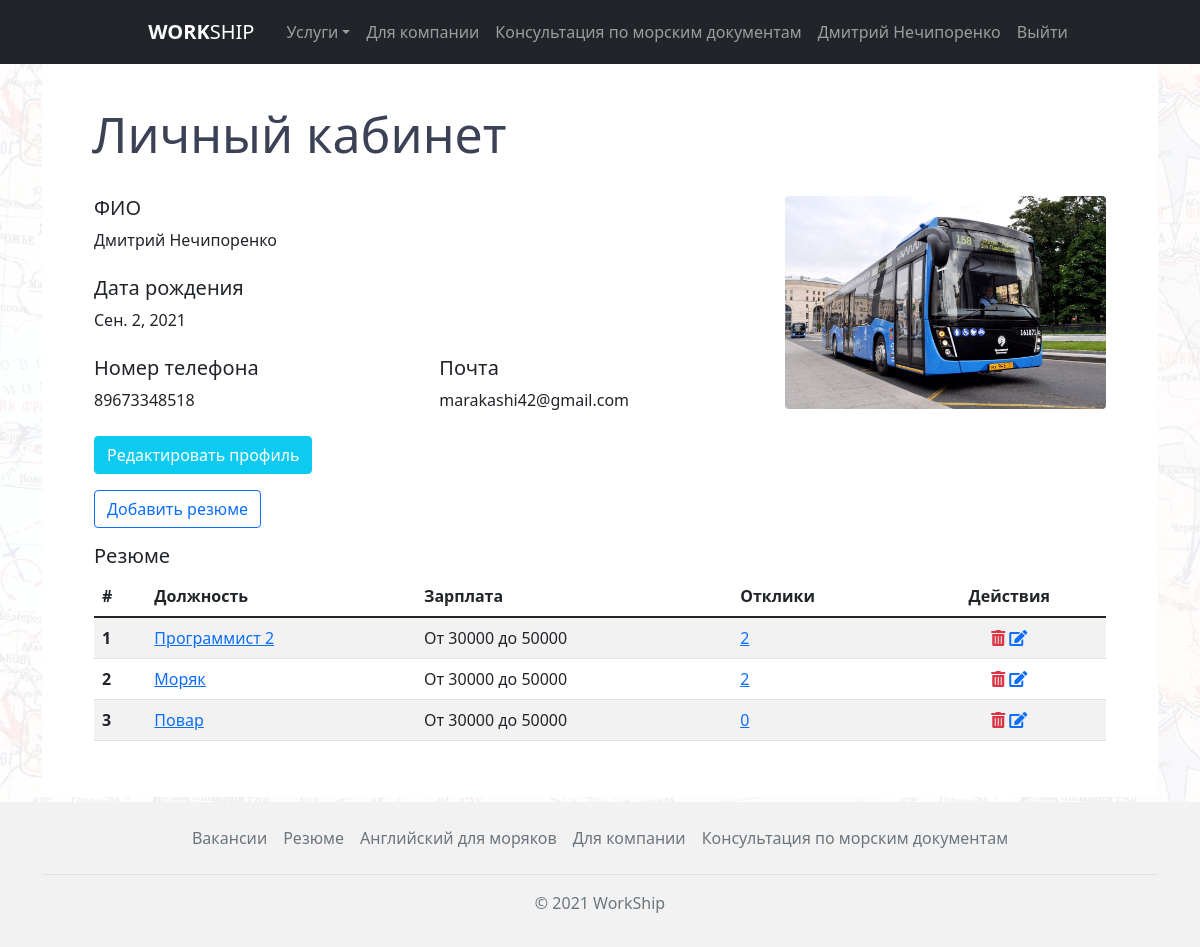
The page /personalaccount/ (signed in) on the database its author committed.
### main/models.py (models this page shows)
class Profile(models.Model):
    user = models.OneToOneField(User, on_delete=models.CASCADE)
    is_company = models.BooleanField(verbose_name='Это компания', default=False)
    company_name = models.CharField(verbose_name='Название компании', max_length=255, null=True, blank=True)
    patronymic = models.CharField(verbose_name='Отчество', max_length=255, null=True, blank=True)
    photo = models.ImageField(verbose_name='Изображение профиля', upload_to=image_directory_path, storage=image_storage, default='defaultuser.png')
    country = models.CharField(verbose_name='Страна', max_length=100, blank=True)
    city = models.CharField(verbose_name='Город', max_length=100, blank=True)
    phone_number = models.CharField(verbose_name='Номер телефона', max_length=12, null=True)
    birthdate = models.DateField(verbose_name='Дата рождения', default=datetime.date.today, null=True)

### summaries/models.py (models this page shows, shortened)
class Summary(models.Model):
    user = models.ForeignKey(User, on_delete=models.CASCADE)
    name = models.CharField('Название', max_length=255)
    job = models.CharField('Должность', max_length=255)
    city = models.CharField('Город', max_length=255)
    salary_min = models.CharField('Зарплата от', max_length=255)
    salary_max = models.CharField('Зарплата до', max_length=255)
    extra = models.TextField('Дополнительно', default='Без описания')
    image = models.ImageField(upload_to=image_directory_path, storage=image_storage, default='defaultuser.png')
    time_create = models.DateTimeField('Дата создания', auto_now_add=True, null=True)
    time_update = models.DateTimeField('Дата изменения', auto_now=True, null=True)
    is_published = models.BooleanField('Публикация', default=True)
    def get_absolute_url(self):
        return reverse('summaries_detail', kwargs={'summary_id': self.pk})
    class Meta:
        verbose_name = 'Резюме'
        verbose_name_plural = 'Резюме'

### personal_account/views.py (the view, shortened to what this page needs)
# urls.py: path('', personal_account_home, name='personal_account_home'),
@login_required
def personal_account_home(request):
    seaman_profile = Profile.objects.filter(user=request.user)
    company_profile = CompanyProfile.objects.filter(user=request.user)
    if seaman_profile:
        summaries = Summary.objects.filter(user=request.user).annotate(responses_count=Count('vacancyresponses', filter=Q(vacancyresponses__from_company=True)))
        context = {
            'profile': seaman_profile.get(),
            'summaries': summaries
        }
        return render(request, 'personal_account/personal_seaman_account.html', context=context)

### personal_account/templates/personal_account/personal_seaman_account.html (shortened to what this page needs)
{% extends 'main/layout.html' %}
{% block content %}
<div class="container">
      <div class="wrapper">
          <div class="vacancies__header">
            <h2>Личный кабинет</h2>
          </div>
            <div class="container">
                <div class="row">
                    <div class="col-8">
                        <div class="row my-4">
                            <div class="col-12">
                                <h5>ФИО</h5>
                                {{ request.user.get_full_name}}
                            </div>
                        </div>
                        <div class="row my-4">
                            <div class="col-12">
                                <h5>Дата рождения</h5>
                                {{ profile.birthdate }}
                            </div>
                        </div>
                        <div class="row my-4">
                            <div class="col-6">
                                <h5>
                                    Номер телефона
                                </h5>
                                {{ profile.phone_number }}
                            </div>
                            <div class="col-6">
                                <h5>
                                    Почта
                                </h5>
                                {{ request.user.email }}
                            </div>
                        </div>
                        <div class="row">
                            <div class="col-6">
                                <a href="{% url 'edit_seaman' %}" class="btn btn-info text-white">Редактировать профиль</a>
                            </div>
                        </div>
                        <div class="row my-3">
                            <div class="col-6">
                                <a href="{% url 'summary_add' %}" class="btn btn-outline-primary">Добавить резюме</a>
                            </div>
                        </div>
                    </div>
                    <div class="col-4 my-4">
                        {% if profile.photo %}
                        <img src="{{ profile.photo.url }}" class="rounded mx-auto d-block img-fluid" alt="profile photo">
                        {% endif %}
                    </div>
                </div>
                <div class="row my-6">
                    <div class="col-12 my-6">
                        <h5>
                            Резюме
                        </h5>
                        <table class="table table-striped table-hover">
                            <thead>
                                <tr>
                                    <th scope="col">#</th>
                                    <th scope="col">Должность</th>
                                    <th scope="col">Зарплата</th>
                                    <th scope="col">Отклики</th>
                                    <th scope="col" class="text-center">Действия</th>
                                </tr>
                            </thead>
                            <tbody>
                            {% for summary in summaries %}
                               <tr>
                                    <th scope="row">{{ forloop.counter }}</th>
                                    <td><a href="{{ summary.get_absolute_url }}">{{ summary.job }}</a></td>
                                    <td>От {{ summary.salary_min }} до {{ summary.salary_max }}</td>
                                    <td><a href="{% url 'summaries_responses' summary.id %}">{{ summary.responses_count }}</a></td>
                                   <td class="text-center"><a href="#" alt="Удалить" class="link-danger"  data-bs-toggle="modal" data-bs-target="#deleteModal"><i class="fas fa-trash-alt"></i></a>
                                       <a href="{% url 'edit_summary' summary.id %}" alt="Изменить" class="link-primary"><i class="fas fa-edit"></i></a></td>
                                </tr>
                          {% endfor %}
                            </tbody>
                        </table>
                    </div>
                </div>
            </div>
      </div>
</div>
{% endblock %}

### main/templates/main/layout.html (shortened to what this page needs)
{% load static %}
<!DOCTYPE html>
<html lang="en">
  <head>
    <link rel="stylesheet" href="https://use.fontawesome.com/releases/v5.15.4/css/all.css">
    <link href="https://cdn.jsdelivr.net/npm/bootstrap@5.1.1/dist/css/bootstrap.min.css" rel="stylesheet">
    <link rel="stylesheet" href="{%  static 'main/style/css/style.css' %}">
  </head>
  <body>
  <div class="bg-map">
    <header class="p-1 bg-dark text-white">
      <div class="container">
        <nav class="navbar sticky-top navbar-expand-lg navbar-dark bg-dark justify-content-md-center">
          <div class="d-flex flex-wrap">
            <a href="{% url 'home' %}" class="navbar-brand h5 d-flex align-items-center mb-2 mb-lg-0 mx-4 text-white text-decoration-none"> <b>WORK</b>SHIP</a>
            <div class="collapse navbar-collapse" id="navbarSupportedContent">
              <ul class="navbar-nav me-auto mb-2 mb-lg-0">
                <li class="nav-item dropdown"><a class="nav-link dropdown-toggle" href="#" id="navbarDropdown" role="button" data-bs-toggle="dropdown" aria-expanded="false">Услуги</a>
                </li>
                <li class="nav-item"><a class="nav-link" href="{% url 'company_home' %}">Для компании</a></li>
                <li class="nav-item"><a class="nav-link" href="{% url 'seaman_home' %}">Консультация по морским документам</a></li>
                {% if request.user.is_authenticated %}
                  {% if request.user.is_staff %}
                    <li class="nav-item"><a class="nav-link" href="{% url 'admin:index' %}">{{ request.user.get_full_name}}</a></li>
                  {% else %}
                    <li class="nav-item"><a class="nav-link" href="{% url 'personal_account_home' %}">{{ request.user.get_full_name}}</a></li>
                  {% endif %}
                  <li class="nav-item"><a class="nav-link" href="{% url 'logout' %}">Выйти</a></li>
                {% else %}
                  <li class="nav-item"><a class="nav-link" href="{% url 'login' %}">Авторизация</a></li>
                {% endif %}
              </ul>
            </div>
        </nav>
      </div>
    </header>
<main>
    {% block content %}
    {% endblock %}
</main>
    <footer class="footer py-3" style="position: absolute; bottom: 0; width: 100%">
      <div class="container">
        <ul class="nav justify-content-center border-bottom pb-3 mb-3">
          <li class="nav-item"><a href="{% url 'vacancies_home' %}" class="nav-link px-2 text-muted">Вакансии</a></li>
          <li class="nav-item"><a href="{% url 'summaries_home' %}" class="nav-link px-2 text-muted">Резюме</a></li>
          <li class="nav-item"><a href="{% url 'in_develop' %}" class="nav-link px-2 text-muted">Английский для моряков</a></li>
          <li class="nav-item"><a href="{% url 'company_home' %}" class="nav-link px-2 text-muted">Для компании</a></li>
          <li class="nav-item"><a href="{% url 'seaman_home' %}" class="nav-link px-2 text-muted">Консультация по морским документам</a></li>
        </ul>
        <p class="text-center text-muted">© 2021 WorkShip</p>
      </div>
    </footer>
      </div>
  </body>
</html>

### main/static/main/style/css/style.css (style rules this page uses)
* { padding: 0; margin: 0; -webkit-box-sizing: border-box; box-sizing: border-box; font-family: "Segoe UI", Tahoma, Geneva, Verdana, sans-serif; scroll-behavior: smooth; }
html, body { height: 100%; }
html main, body main { height: 100%; padding-bottom: 150px; }
footer { background-color: #f2f2f2; }
.wrapper { padding: 40px; height: 100%; background-color: #fff; }
.bg-map { position: relative; min-height: 100%; }
.bg-map::after { content: ""; background: url(../../img/map1942.jpg); background-repeat: repeat; background-size: auto; opacity: 0.07; top: 0; left: 0; right: 0; bottom: 0; position: absolute; z-index: -10; }
.vacancies__header h2 { font-weight: 400; font-size: 50px; margin-left: 10px; color: #3c4255; }

### rows shown on the page
Profile: birthdate "Сен. 2, 2021", phone_number "89673348518", photo (picture)
Summary: job "Программист 2", salary_min "30000", salary_max "50000", responses_count "2"
Summary: job "Моряк", salary_min "30000", salary_max "50000", responses_count "2"
Summary: job "Повар", salary_min "30000", salary_max "50000", responses_count "0"

### other values the page prints
{{ request.user.get_full_name }} "Дмитрий Нечипоренко"
{{ request.user.email }} "marakashi42@gmail.com"
